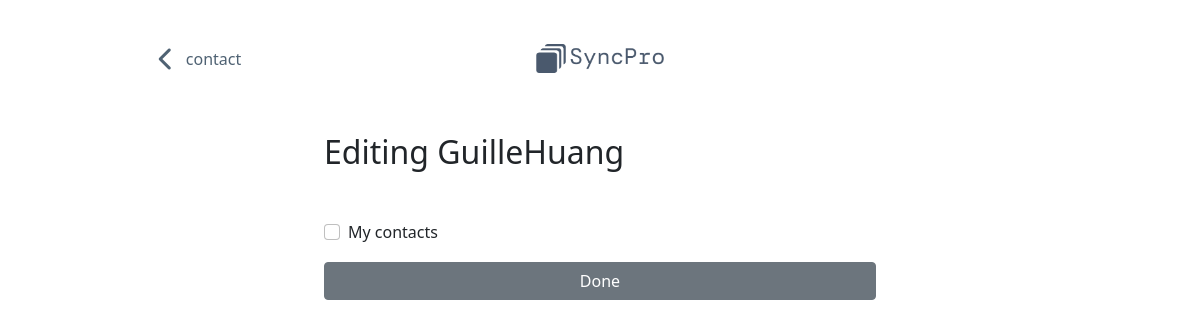
Before: /profile-detail/edit-contact/9 (signed in) with the older database file.
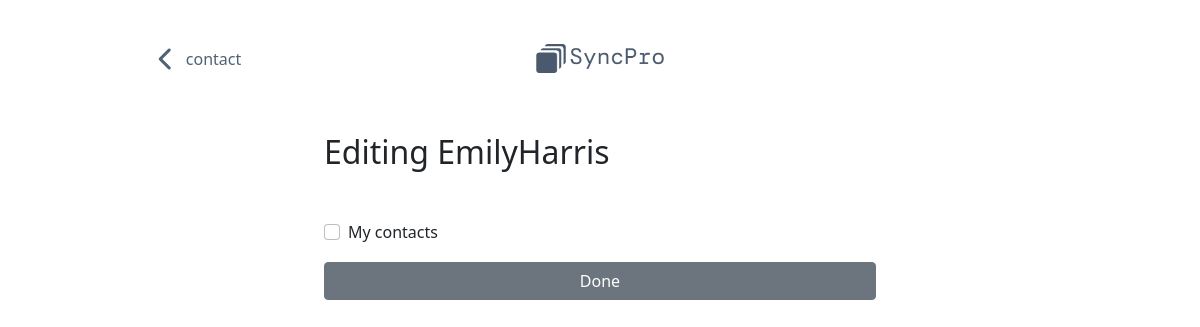
After: the same page with the newer database file.
### tables this page shows
CREATE TABLE profiles (
    id INTEGER PRIMARY KEY,
    profile_name TEXT NOT NULL,
    first_name TEXT,
    last_name TEXT,
    number TEXT,
    address TEXT,
    email TEXT,
    image TEXT,
    user_id INTEGER NOT NULL,
    FOREIGN KEY (user_id) REFERENCES users (id)
);

CREATE TABLE lists (
    id INTEGER PRIMARY KEY,
    list_name TEXT NOT NULL,
    user_id INTEGER NOT NULL,
    FOREIGN KEY (user_id) REFERENCES users (id)
);

### app.py (the view)
@app.route("/profile-detail/edit-contact/<int:profile_id>", methods=["GET", "POST"])
@login_required
def edit_contact_route(profile_id):
    return edit_contact(profile_id)

### app.py (called while the page is built)
@app.after_request
def after_request(response):
    response.headers["Cache-Control"] = "no-cache, no-store, must-revalidate"
    response.headers["Expires"] = 0
    response.headers["Pragma"] = "no-cache"
    return response

### helpers.py (called while the page is built, shortened)
def login_required(f):
    @wraps(f)
    def decorated_function(*args, **kwargs):
        return f(*args, **kwargs)
    return decorated_function

### templates/edit-contact.html (shortened to what this page needs)
{% extends "layout.html" %}
{% block nav %}
<div class="container-fluid">
  <a href="/profile-detail/{{ profile[0]["id"] }}">
    <i class="fa-solid fa-chevron-left fa-xl me-2"></i>
    contact
  </a>
</div>
<div class="container-fluid">
  <img src="/static/logo-dark.png" alt="logo" class="logo">
</div>
{% endblock %}
{% block main %}
<section>
  <div>
    <div class="container pb-2 px-4">
      <h2 class="mb-5">Editing {{ profile[0]["first_name"] }}{{ profile[0]["last_name"] }}</h2>
      <form id="edit-contact-form" action="/profile-detail/edit-contact/{{ profile[0]["id"] }}" method="post">
        {% for list in lists %}
          <div class="form-check">
            <input class="form-check-input" type="checkbox" name="selected_lists" value="{{ list.id }}" id="list_{{ list.id }}"
            >
            <label class="form-check-label" for="list_{{ list.id }}">
              {{ list.list_name }}
            </label>
          </div>
        {% endfor %}
        <button id="add-contact" type="submit" class="btn btn-secondary my-3 w-100">
          Done
        </button>
      </form>
    </div>
  </div>
</section>
{% endblock %}

### templates/layout.html (shortened to what this page needs)
<!DOCTYPE html>
<html lang="en">
    <head>
        <link href="https://cdn.jsdelivr.net/npm/bootstrap@5.1.3/dist/css/bootstrap.min.css" rel="stylesheet">
        <link rel="stylesheet" href="https://cdnjs.cloudflare.com/ajax/libs/font-awesome/6.0.0-beta3/css/all.min.css">
        <link href="/static/styles.css" rel="stylesheet">
    </head>
    <body>
        <nav class="d-flex justify-content-between mt-4 mb-3 text-center">
            {% block nav %}{% endblock %}
        </nav>
        <main class="py-4">
            {% block main %}{% endblock %}
        </main>
    </body>
</html>

### static/styles.css (style rules this page uses)
nav div { align-self: center; }
.logo { width: 8em; margin: 20px auto; }
a, a:active, a:hover { text-decoration: none; color: #4F6273; }
@media (min-width: 768px) { section { width: 50%; margin: auto; } }

Changed rows visible on the page:
changed profiles: first_name "Guille" → "Emily"; last_name "Huang" → "Harris"
